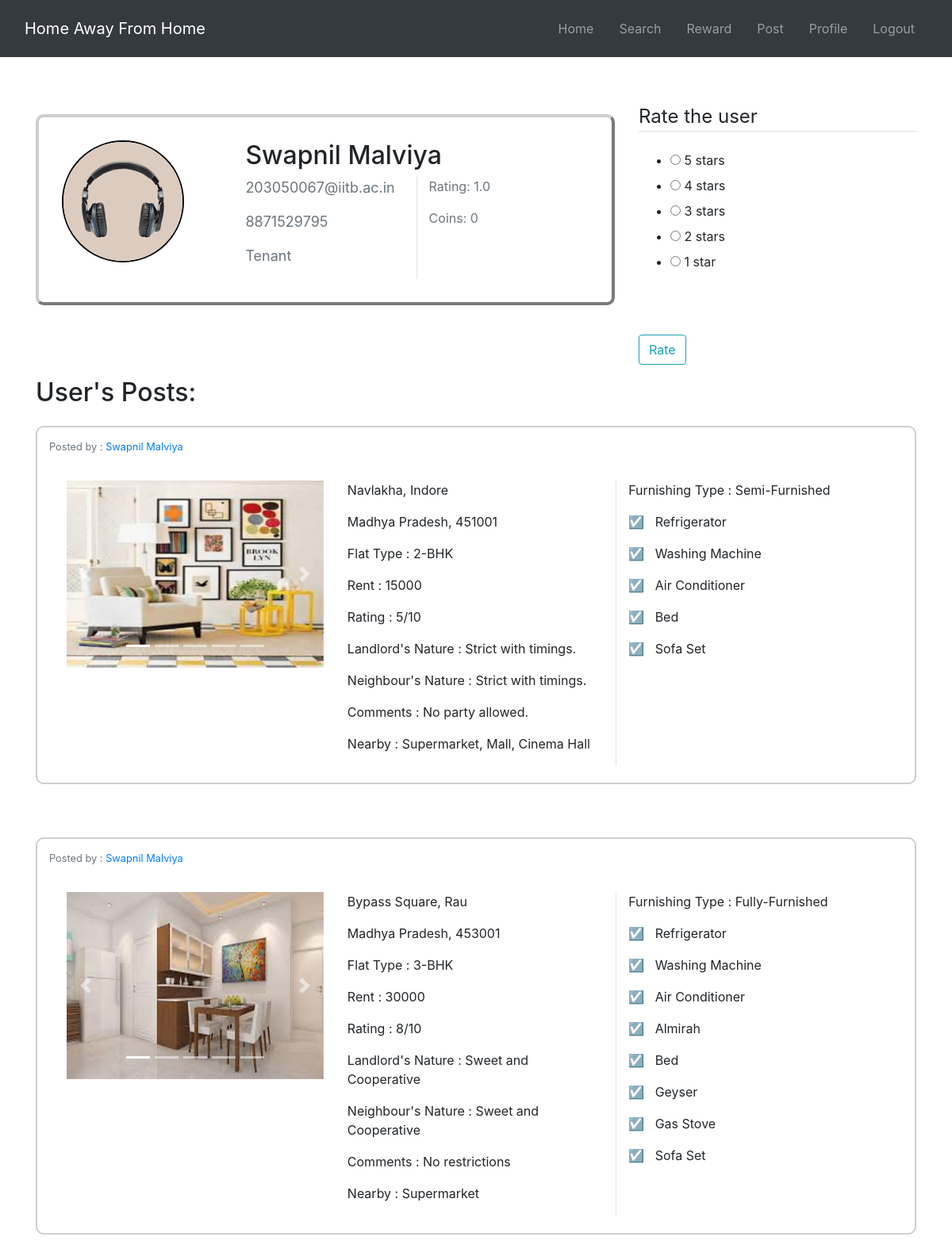
The app's page /others_profile?user_id=1 (signed in) with its own data.
### main.py (models this page shows, shortened)
class User(db.Model, UserMixin):
    id = db.Column(db.Integer, primary_key=True)
    user_name = db.Column(db.String(20), nullable=False)
    email = db.Column(db.String(120), unique=True, nullable=False)
    contact = db.Column(db.Integer, unique=True, nullable=False)
    image_file = db.Column(db.String(20), nullable=False, default='default.jpeg')
    password = db.Column(db.String(60), nullable=False)
    user_rating = db.Column(db.Float, default=1, nullable=False)
    user_coins = db.Column(db.Integer, default=0, nullable=False)
    role = db.Column(db.Integer, default=1, nullable=False)
    dob = db.Column(db.String(60), nullable=False)
    count5 = db.Column(db.Integer, default=0, nullable=False)
    count4 = db.Column(db.Integer, default=0, nullable=False)
    count3 = db.Column(db.Integer, default=0, nullable=False)
    count2 = db.Column(db.Integer, default=0, nullable=False)
    count1 = db.Column(db.Integer, default=1, nullable=False)
    posts = db.relationship('Post', backref='author', lazy=True)

class Post(db.Model):
    id = db.Column(db.Integer, primary_key=True)
    user_id = db.Column(db.Integer, db.ForeignKey('user.id'), nullable=False)
    user_name = db.Column(db.String(20), nullable=False)
    state = db.Column(db.String(100), nullable=False)
    city = db.Column(db.String(100), nullable=False)
    area = db.Column(db.String(100), nullable=False)
    date_posted = db.Column(db.DateTime, nullable=False, default=datetime.utcnow)
    pincode = db.Column(db.Integer, nullable=False)
    rent = db.Column(db.Integer, nullable=False)
    furnishing_type = db.Column(db.Integer,default=0, nullable=False)
    refrigerator = db.Column(db.Boolean,default=0, nullable=False)
    washing_machine = db.Column(db.Boolean, nullable=False)
    bedrooms = db.Column(db.Integer, nullable=False)
    ac = db.Column(db.Boolean,default=0, nullable=False)
    almirah = db.Column(db.Boolean,default=0, nullable=False)
    bed = db.Column(db.Boolean,default=0, nullable=False)
    geyser = db.Column(db.Boolean,default=0, nullable=False)
    gas_stove = db.Column(db.Boolean,default=0, nullable=False)
    sofa = db.Column(db.Boolean,default=0, nullable=False)
    availability = db.Column(db.Integer,default=0, nullable=False)
    landloard_nature = db.Column(db.Text,nullable=True)
    neighbours_nature = db.Column(db.Text,nullable=True)
    comments = db.Column(db.Text, nullable=True)
    flat_rating =db.Column(db.Integer, default=1, nullable=False)
    nearby = db.Column(db.Text, nullable=True)
    picture1 = db.Column(db.String(20), nullable=False, default='default.jpeg')
    picture2 = db.Column(db.String(20), nullable=True)
    picture3 = db.Column(db.String(20), nullable=True)
    picture4 = db.Column(db.String(20), nullable=True)
    picture5 = db.Column(db.String(20), nullable=True)

### main.py (the view, shortened to what this page needs)
@app.route("/others_profile", methods=['GET', 'POST'])
@login_required
def others_profile():
    posts= Post.query.all()
    form = OthersProfile()
    user_id=request.args.get('user_id')
    user = User.query.get(user_id)
    a=0
    image_file = url_for('static', filename='profile_pics/' + user.image_file)
    return render_template('others_profile.html', image_file=image_file,user=user, form=form, posts=posts)

### forms.py
class OthersProfile(FlaskForm):
    rating = RadioField('Rating', choices=[(4,'5 stars'),(3,'4 stars'),(2,'3 stars'),(1,'2 stars'),(0,'1 star')])
    submit = SubmitField('Rate')

### main.py (called while the page is built)
@login_manager.user_loader
def load_user(user_id):
    return User.query.get(int(user_id))

### templates/others_profile.html (shortened to what this page needs)
{% extends "layout.html" %}
{% block content %}
	<div class="content-section" style="border:4px outset #cecece; margin-top:2%; margin-bottom:6%; border-radius:10px; padding: 4%;">
		<div class="row">
			<div class="col-md-4">
				<img class="rounded-circle account-img" src="{{ image_file }}" style="border:2px solid black;">
			</div>
			<div class="col-md-8">
				<h2 class="account-heading">{{ user.user_name }}</h2>
				<div class="row">
					<div class="col-md-6 border-right" style="font-size: large;">
						<p class="text-secondary">{{ user.email }}</p>
						<p class="text-secondary">{{ user.contact }}</p>
						{% if user.role == 0 %}
							<p class="text-secondary">Landlord</p>
						{% else %}
							<p class="text-secondary">Tenant</p>
						{% endif %}
					</div>
					<div class="col-md-6">
						<p class="text-secondary">Rating: {{ user.user_rating }}</p>
						<p class="text-secondary">Coins: {{ user.user_coins }}</p>
					</div>
				</div>
			</div>
		</div>
	</div>
{% endblock content %}
{% block content1 %}
	<div class="content-section">
		<form method="POST" action="" enctype="multipart/form-data">
			<fieldset class="form-group">
				<legend class="border-bottom mb-4">Rate the user</legend>
				<div class="row">
					<div class="form-group col-md-6">
				        {% if form.rating.errors %}
				            {{ form.rating(class="is-invalid") }}
				            <div class="invalid-feedback">
				                {% for error in form.rating.errors %}
				                    <span>{{ error }}</span>
				                {% endfor %}
				            </div>
				        {% else %}
				            {{ form.rating() }}
				        {% endif %}
					</div>
				</div>
				<br>
			</fieldset>
			<div class="form-group">
				{{ form.submit(class="btn btn-outline-info") }}
			</div>
		</form>
	</div>
{% endblock %}
{% block content3 %}
	<h2>User's Posts:</h2>
	{% if posts %}
		{% for room in posts %}
			{% if user.id == room.user_id %}
				<main role="main" class="container" style="border:2px solid #cecece; margin-top:2%; margin-bottom:6%; border-radius:10px;">
					<div class="row">
						<div class="col-md-4" style="margin-top: 1%">
							<small class="text-muted">Posted by :
								{% if current_user.id == room.user_id %}
									  <a href="{{ url_for('profile') }}">{{ user.user_name }}</a>
								{% else %}
									<a href="{{ url_for('others_profile',user_id = room.user_id) }}">{{ user.user_name }}</a>
								{% endif %}
							</small>
						</div>
					</div>
					<div class="row" style="padding: 2%">
						<div class="col-md-4" style="margin-top: 1%">
							<div id="demo{{ room.id }}" class="carousel slide" data-ride="carousel">
								<ul class="carousel-indicators">
									<li data-target="#demo{{ room.id }}" data-slide-to="0" class="active"></li>
									<li data-target="#demo{{ room.id }}" data-slide-to="1"></li>
									<li data-target="#demo{{ room.id }}" data-slide-to="2"></li>
									<li data-target="#demo{{ room.id }}" data-slide-to="3"></li>
									<li data-target="#demo{{ room.id }}" data-slide-to="4"></li>
								</ul>
								<div class="carousel-inner" style="width: 100%; height:100%;">
										<div class="carousel-item active">
											<img src={{ room.picture1 }} alt="Get rooms" width="1100" height="800">
										</div>
									</div>
								<a class="carousel-control-prev" href="#demo{{ room.id }}" data-slide="prev">
									<span class="carousel-control-prev-icon"></span>
								</a>
								<a class="carousel-control-next" href="#demo{{ room.id }}" data-slide="next">
									<span class="carousel-control-next-icon"></span>
								</a>
							</div>
						</div>
						<div class="col-md-4 border-right" style="margin-top: 1%">
							<p class="article-content">{{ room.area }}, {{ room.city }}</p>
							<p class="article-content">{{ room.state }}, {{ room.pincode }}</p>
							{% if room.bedrooms == 0 %}
								<p> Flat Type : 1-BHK </p>
							{% elif room.bedrooms == 1 %}
								<p> Flat Type : 2-BHK </p>
							{% elif room.bedrooms == 2 %}
								<p> Flat Type : 3-BHK </p>
							{% elif room.bedrooms == 3 %}
								<p> Flat Type : 4-BHK </p>
							{% endif %}
							<p class="article-content">Rent : {{ room.rent }}</p>
							<p class="article-content">Rating : {{ room.flat_rating }}/10</p>
							<p class="article-content">Landlord's Nature : {{ room.landloard_nature }}</p>
								{% if room.neighbours_nature %}
									<p class="article-content">Neighbour's Nature : {{ room.landloard_nature }}</p>
								{% endif %}
								{% if room.comments %}
									<p class="article-content">Comments : {{ room.comments }}</p>
								{% endif %}
								<p class="article-content">Nearby : {{ room.nearby }}</p>
						</div>
						<div class="col-md-4" style="margin-top: 1%">
							{% if room.furnishing_type == 0 %}
								<p> Furnishing Type : Not-Furnished </p>
							{% elif room.furnishing_type == 1 %}
								<p> Furnishing Type : Semi-Furnished </p>
							{% elif room.furnishing_type == 2 %}
								<p> Furnishing Type : Fully-Furnished </p>
							{% endif %}
							{% if room.refrigerator == True %}
								<p> <span> &#9745; </span> &nbsp Refrigerator </p>
							{% endif %}
							{% if room.washing_machine == True %}
								<p> <span> &#9745; </span> &nbsp Washing Machine </p>
							{% endif %}
							{% if room.ac == True %}
								<p> <span> &#9745; </span> &nbsp Air Conditioner </p>
							{% endif %}
							{% if room.almirah == True %}
								<p> <span> &#9745; </span> &nbsp Almirah </p>
							{% endif %}
							{% if room.bed == True %}
								<p> <span> &#9745; </span> &nbsp Bed </p>
							{% endif %}
							{% if room.geyser == True %}
								<p> <span> &#9745; </span> &nbsp Geyser </p>
							{% endif %}
							{% if room.gas_stove == True %}
								<p> <span> &#9745; </span> &nbsp Gas Stove </p>
							{% endif %}
							{% if room.sofa == True %}
								<p> <span> &#9745; </span> &nbsp Sofa Set </p>
							{% endif %}
						</div>
					</div>
				</main>
			{% endif %}
		{% endfor %}
	{% else %}
	<br><br>
	<h3>Sorry, No Post created yet..</h3>
	{% endif %}
{% endblock %}

### templates/layout.html (style rules this page uses)
.carousel-inner img { width: 100%; height: 100%; }

### records on screen
User: user_name "Swapnil Malviya", email "203050067@iitb.ac.in", contact "8871529795", user_rating "1.0", user_coins "0"
Post: picture1 (picture), area "Navlakha", city "Indore", state "Madhya Pradesh", pincode "451001", bedrooms "Flat Type : 2-BHK", rent "15000", flat_rating "5", landloard_nature "Strict with timings.", comments "No party allowed.", nearby "Supermarket, Mall, Cinema Hall", furnishing_type "Furnishing Type : Semi-Furnished", refrigerator "Refrigerator", washing_machine "Washing Machine", ac "Air Conditioner", bed "Bed", sofa "Sofa Set"
Post: picture1 (picture), area "Bypass Square", city "Rau", state "Madhya Pradesh", pincode "453001", bedrooms "Flat Type : 3-BHK", rent "30000", flat_rating "8", landloard_nature "Sweet and Cooperative", comments "No restrictions", nearby "Supermarket", furnishing_type "Furnishing Type : Fully-Furnished", refrigerator "Refrigerator", washing_machine "Washing Machine", ac "Air Conditioner", almirah "Almirah", bed "Bed", geyser "Geyser", gas_stove "Gas Stove", sofa "Sofa Set"
